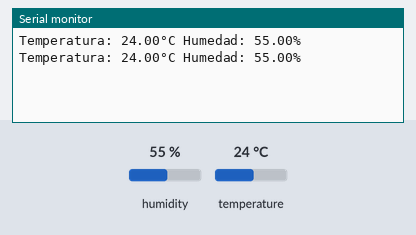
A program run on a simulated ESP32. Shown: the last lines printed to the serial monitor. The inputs (shaded band) are chosen by the test bench; at power-on: humidity 55 %, temperature 24 °C.

Above: at 2.8 s.
2.9 s: humidity set to 22 %
At 5.2 s:
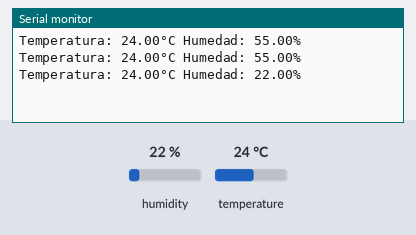
5.6 s: temperature set to 12 °C
At 7.2 s:
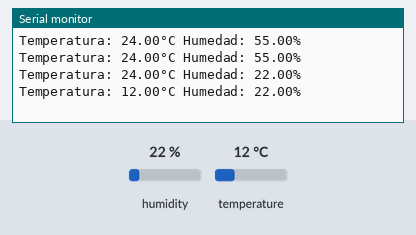
8.3 s: humidity set to 40 %
At 10.6 s:
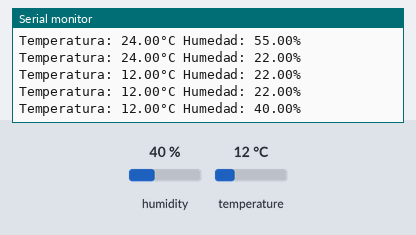
Timing chart, 0 to 12.1 s (numbered marks = the images above; inputs shaded):
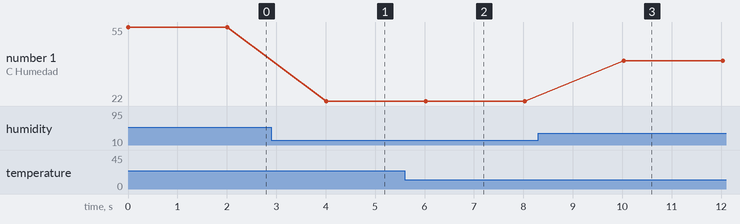

The program:

main.cpp
```cpp
#include <Arduino.h>
#include <Adafruit_Sensor.h>
#include "FS.h"
#include <Adafruit_GFX.h>
#include <DHT.h>

#include <Wire.h>
#include <SPI.h>


DHT sensor(5, DHT22);

float temp, hum;

void setup() {
  Serial.begin(9600);
  sensor.begin();
}

void loop() {
  hum = sensor.readHumidity();
  temp = sensor.readTemperature();

  if (!isnan(hum) && !isnan(temp))
  {
  Serial.print("Temperatura: ");  // Added space after "Temperatura:"
  Serial.print(float(temp));
  Serial.print("°C ");  // Added "°C" to indicate degrees Celsius
  Serial.print("Humedad: ");  // Added space after "Humedad:"
  Serial.print(hum);
  Serial.println("%");

  } else {
    Serial.println("Failed to read data from DHT sensor!");
  }

  delay(2000);  // wait for two seconds before reading again
}
```

Measured:
- after the input at 2.9 s, the serial monitor: prints a new line after 1.1 s (image 1)
- after the input at 5.6 s, the serial monitor: prints a new line after 0.42 s (image 2)
- after the input at 8.3 s, the serial monitor: prints a new line after 1.7 s (image 3)
- plotted number 1: 55 → 22 after the input at 2.9 s, 22 → 40 after the input at 8.3 s
